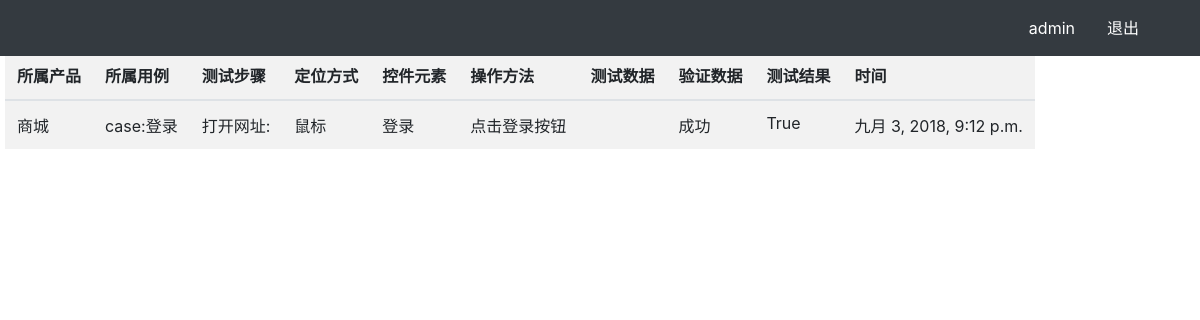
Page /webcasestep_manage/ (signed in) on the committed database.
### webtest/models.py (models this page shows, shortened)
class  Webcasestep(models.Model):
    Webcase = models.ForeignKey(Webcase, on_delete = models.CASCADE) # 关联接口ID
    webcasename = models.CharField('测试用例标题', max_length = 50) # 测试用例标题
    webteststep = models.CharField('测试步骤', max_length = 50) # 测试步骤
    webtestobjname = models.CharField('测试对象名称描述', max_length = 50) # 测试对象名称描述
    webfindmethod = models.CharField('定位方式', max_length = 50) # 定位方式
    webevelement = models.CharField('控件元素', max_length = 50) # 控件元素
    weboptmethod = models.CharField('操作方法', max_length = 50) # 操作方法
    webtestdate = models.CharField('测试数据', max_length = 50, null = True) # 数据
    webassertdata = models.CharField('验证数据', max_length = 50) # 验证数据
    webtestresult = models.BooleanField('测试结果') # 测试结果
    create_time = models.DateTimeField('创建时间', auto_now = True) # 创建时间

class Webcase(models.Model):
    Product = models.ForeignKey('product.Product', on_delete = models.CASCADE, null = True) #关联产品ID
    webcasename = models.CharField('用例名称', max_length = 200) # 测试用例名称
    webtestresult = models.BooleanField('测试结果') # 测试结果
    webtester = models.CharField('测试负责人', max_length = 16) # 执行人
    create_time = models.DateTimeField('创建时间', auto_now = True) # 创建时间-自动获取当前时间
    class Meta:
        verbose_name = 'web测试用例'
        verbose_name_plural = 'web测试用例'

### product/models.py (models this page shows, shortened)
class Product(models.Model):
    productname = models.CharField('产品名称',max_length=64)  # 产品名称
    productdesc = models.CharField('产品描述',max_length=200)    # 产品描述
    producter = models.CharField('产品负责人',max_length=200,null=True)    # 产品负责人
    create_time = models.DateTimeField('创建时间',auto_now=True)  # 创建时间-自动获取当前时间
    class Meta:
        verbose_name = '产品名称'
        verbose_name_plural = '产品名称'

### webtest/webviews.py (the view)
# urls.py: path('webcasestep_manage/', webviews.webcasestep_manage),
@login_required
def webcasestep_manage(request):
    username = request.session.get('user', '')
    webcasestep_list = Webcasestep.objects.all()
    return render(request, "webcasestep_manage.html", {"user": username, "webcasesteps": webcasestep_list})

### webtest/templates/webcasestep_manage.html (shortened to what this page needs)
<html lang = "zh-CN">
    <head>
        {% load bootstrap4 %}
        {% bootstrap_css %}
    </head>
    <body role = "document">
        <nav class = "navbar navbar-expand-sm bg-dark navbar-dark fixed-top">
            <div class = "container">
                <a class = "navbar-brand" href = "#">&nbsp;</a>
                <ul class = "nav justify-content-end">
                    <li class = "nav-link"><a style = 'color:white' href = "#">{{user}}</a></li>
                    <li class = "nav-link"><a style = 'color:white' href = "/logout/">退出</a></li>
                </ul>
            </div>
        </nav>
        <div class = "row" style = "padding-top: 50px; padding-left: 20px;">
        <div class = "col-md-ll">
            <table class = "table table-striped">
                <thread>
                    <tr>
                        <th>所属产品</th>
                        <th>所属用例</th>
                        <th>测试步骤</th>
                        <th>定位方式</th>
                        <th>控件元素</th>
                        <th>操作方法</th>
                        <th>测试数据</th>
                        <th>验证数据</th>
                        <th>测试结果</th>
                        <th>时间</th>
                    </tr>
                </thread>
                <tbody>
                    {% for webcasestep in webcasesteps %}
                    <tr>
                        <td>{{webcasestep.Webcase.Product.productname}}</td>
                        <td>case{{webcasestep.webcase.id}}:{{webcasestep.Webcase.webcasename}}</td>
                        <td>{{webcasestep.webteststep}}:{{webcasestep.webtestogjname}}</td>
                        <td>{{webcasestep.webfindmethod}}</td>
                        <td>{{webcasestep.webevelement}}</td>
                        <td>{{webcasestep.weboptmethod}}</td>
                        <td>{{webcasestep.webtestdata}}</td>
                        <td>{{webcasestep.webassertdata}}</td>
                        <td>{{webcasestep.webtestresult}}</td>
                        <td>{{webcasestep.create_time}}</td>
                    </tr>
                    {% endfor %}
                </tbody>
            </table>
        </div>
    </div>
    </body>
</html>

### rows in the picture
Webcasestep: Webcase.Product.productname "商城", Webcase.webcasename "登录", webteststep "打开网址", webfindmethod "鼠标", webevelement "登录", weboptmethod "点击登录按钮", webassertdata "成功", webtestresult "True", create_time "九月 3, 2018, 9:12 p.m."

### other values in the picture
{{ user }} "admin"
